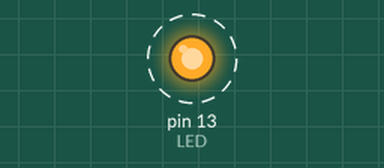
Simulated run of this program. Board: Teensy 4. Parts: output pins drawn as LEDs (lit = HIGH). Dashed ring = blinking. What the program prints to the serial monitor is not drawn.

Above: at 1.5 s.
Timing chart, 0 to 5.6 s (numbered marks = the images above):
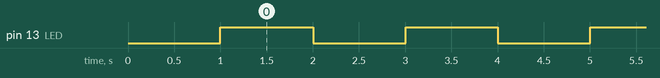

Measured:
- by itself, pin 13 (LED): alternates HIGH for 1.0 s and LOW for 1.0 s

The program:

main.cpp
```cpp
/*
 * BYU RACING
 * Authors    David Reinhardt
 * Goal: blink the onboard LED to verify that the
 *       teensy is functioning
 */

#include <Arduino.h>

#define LED 13 // built-in LED pin
#define DELAY 1000 // milliseconds
#define BAUD 9600

unsigned long prevTime;
bool state;

void setup() {
  prevTime = millis();
  state = LOW;

  // setup led pin
  pinMode(LED, OUTPUT);
  digitalWrite(LED, state);

  // setup serial monitor
  Serial.begin(BAUD);
  delay(1000);
  Serial.println(state);
}

void loop() {
  // every delay time switch the state of the LED
  if(millis() - prevTime > DELAY){
    state = !state;
    prevTime = millis();
    Serial.println(state);
    digitalWrite(LED, state);
  }
}
```
